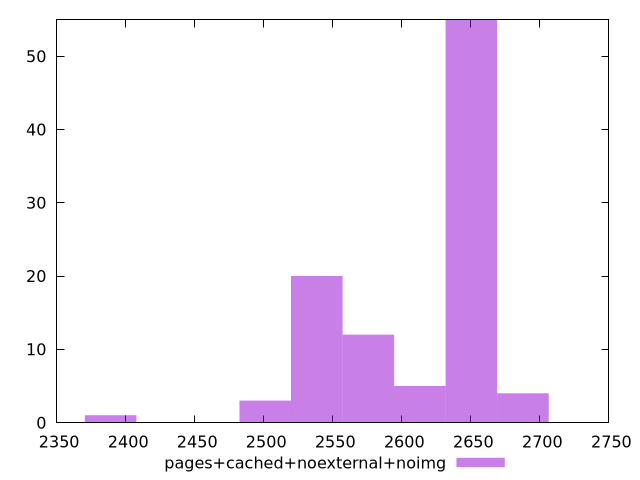

Recreate this plot in gnuplot.
$_pagesCachedNoexternalNoimg <<EOF
2575.779243261528 12
2538.4491093012157 20
2650.439511182152 55
2613.1093772218396 5
2687.7696451424636 4
2501.118975340904 3
2389.128573459968 1
EOF
set key outside below
set terminal pngcairo
set output "report_00004_2020-11-02T20-21-41.718Z/speed-index/pages+cached+noexternal+noimg//raw_hist.png"
set yrange [0:55]
set boxwidth 37.330133960312
set style fill transparent solid 0.5 noborder
plot $_pagesCachedNoexternalNoimg title "pages+cached+noexternal+noimg" with boxes ,
